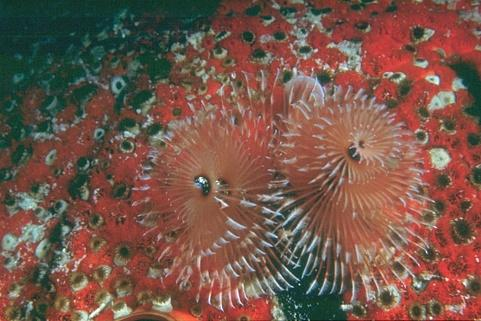
%> input picture Project1/A53097130/data/img/12084.jpg, 481 x 321 px
$ octave ans2b.m   (GNU Octave 9; MATLAB toolbox functions it lacks are replaced by stand-ins)
%> lines starting %> are read from the running program, lines starting %| are printed output that depends on the picture; pictures that were not available may be replaced by others from this repository, and a replacement may not be noted
clc;
close all;
warning('off', 'Images:initSize:adjustingMag');

input1 = imread('../Data/img/12084.jpg');
%> input1 is the input picture: size 321x481x3 uint8; mean R, G, B 118.6, 86.3, 73.9
input2 = imread('../Data/img/3096.jpg');
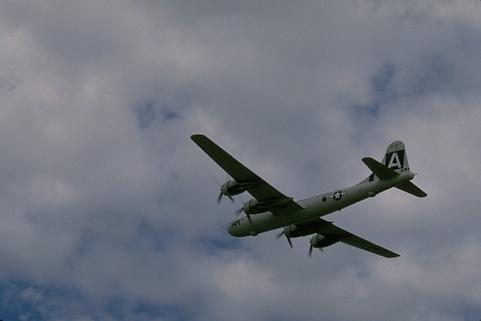
%> input picture Project1/A53097130/data/img/3096.jpg, 481 x 321 px
%> input2 is the input picture: size 321x481x3 uint8; mean R, G, B 114, 118.3, 129.3
input3 = imread('../Data/img/14037.jpg');
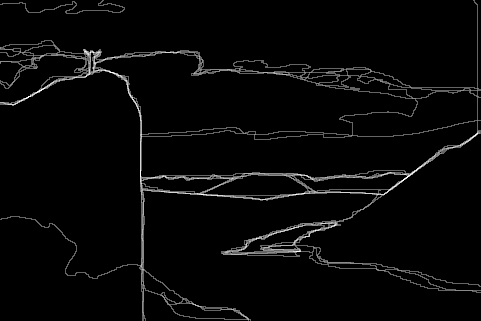
%> input picture Project1/A53097130/data/ground_truth/14037.bmp, 481 x 321 px, given in place of 14037.jpg, which was not available
%> input3 is the input picture: size 321x481 uint8; min 0, max 252, mean 7.3

arr = cat(3, input1, input2, input3);

for i=1:3    %image counter
    imR  = arr(:,:,(i-1)*3+1);
    imG  = arr(:,:,(i-1)*3+2);
    imB  = arr(:,:,(i-1)*3+3);
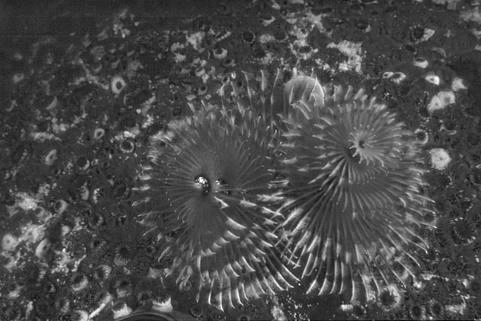
%> imB: size 321x481 uint8; min 1, max 255, mean 73.9

    [countR,r] = imhist(imR);
%> countR = 256 values, max 1553 at index 145, min 1 at index 3, mean 603.1; r = 256 values from 0 to 255
    [countG,g] = imhist(imG);
%> countG = 256 values, max 3596 at index 67, min 0 at index 1, mean 603.1; g = 256 values from 0 to 255
    [countB,b] = imhist(imB);
%> countB = 256 values, max 3534 at index 59, min 0 at index 1, mean 603.1; b = 256 values from 0 to 255

    imR_new = histeq(imR);
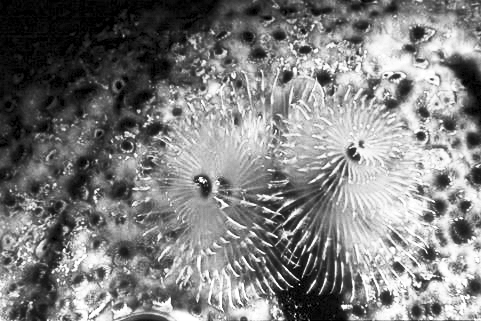
%> imR_new: size 321x481 uint8; min 0, max 255, mean 126.2
    imG_new = histeq(imG);
    imB_new = histeq(imB);
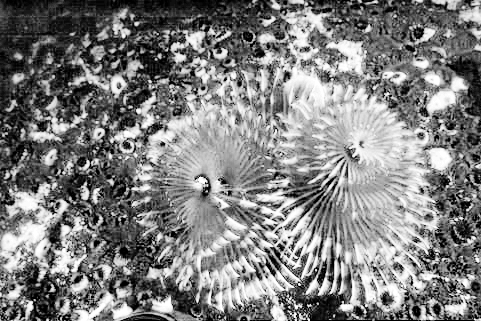
%> imB_new: size 321x481 uint8; min 0, max 255, mean 127.2

    fg   = figure;
    set(fg, 'Color', [1 1 1], 'Position', [1 1 1024 786], 'Visible', 'on', 'menubar', 'none');
    [countR_new,r_new] = imhist(imR_new);
%> countR_new = 256 values, max 3152 at index 1, min 0 at index 2, mean 603.1; r_new = 256 values from 0 to 255
    [countG_new,g_new] = imhist(imG_new);
%> countG_new = 256 values, max 3748 at index 143, min 0 at index 2, mean 603.1; g_new = 256 values from 0 to 255
    [countB_new,b_new] = imhist(imB_new);
%> countB_new = 256 values, max 4793 at index 147, min 0 at index 2, mean 603.1; b_new = 256 values from 0 to 255

    subplot(5,4,[1,2,5,6]);
    imshow(cat(3, imR, imG, imB), 'InitialMagnification', 1000, 'border', 'tight' );
    title('(a) Original Image');

    subplot(5,4,[3,4,7,8]);
    imshow(cat(3, imR_new, imG_new, imB_new), 'InitialMagnification', 1000, 'border', 'tight' );
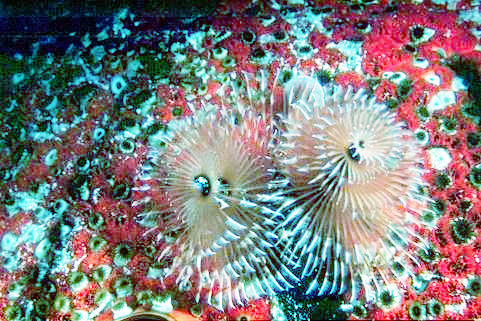
%> displayed picture: size 321x481x3, on the screen's scale of 0 to 255; mean R, G, B 126.2, 127, 127.2
    title('(b) Histogram Equalized Image');

    subplot(5,4,[9,10,11,12]);
    stem(r_new,countR_new);
    title('(c) Histogram of Histogram Equalized image for color Intensity (R)');

    subplot(5,4,[13,14,15,16]);
    stem(g_new,countG_new);
    title('(d) Histogram of Histogram Equalized image for color Intensity (G)');

    subplot(5,4,[17,18,19,20]);
    stem(b_new,countB_new);
    title('(e) Histogram of Histogram Equalized image for color Intensity (B)');
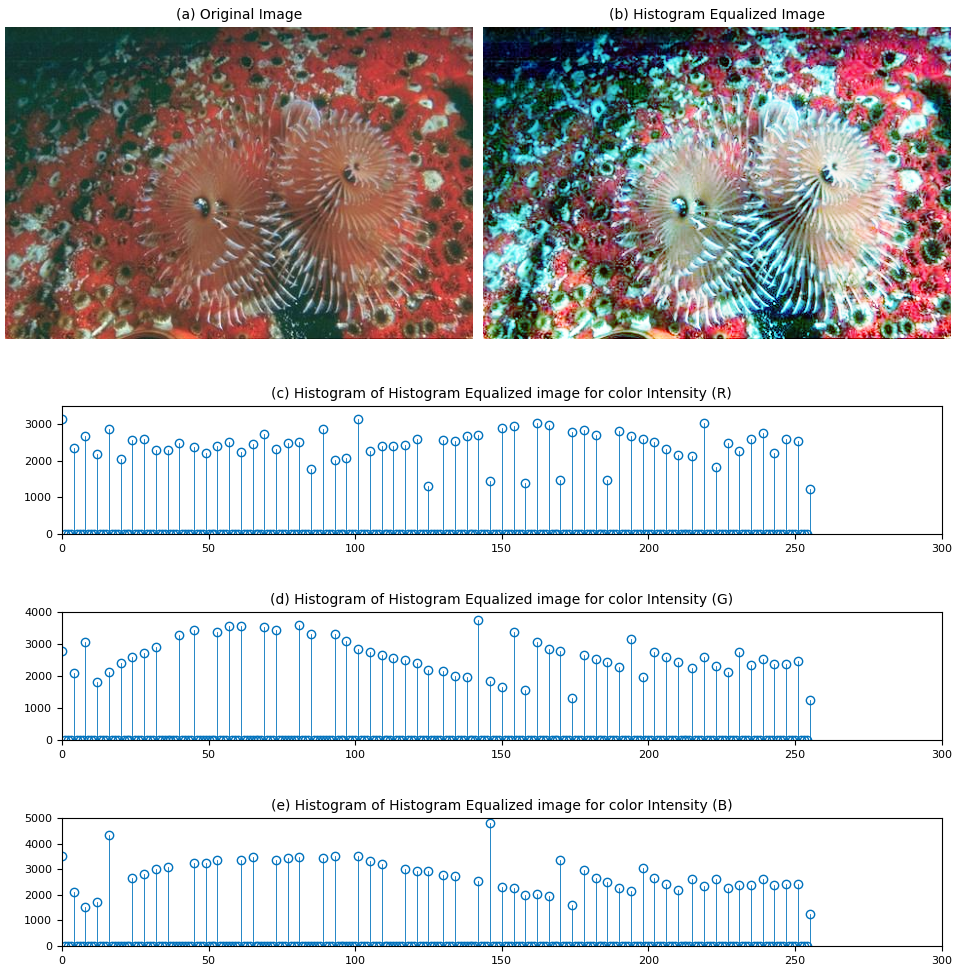
%> figure redrawn from the program's plot data, 5 panels
%> (the run ends here)
